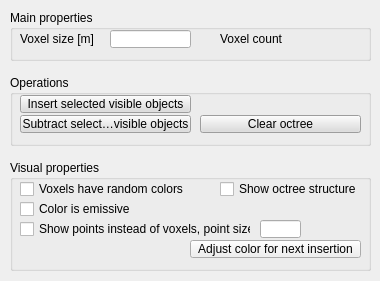
<?xml version="1.0" encoding="UTF-8"?>
<ui version="4.0">
 <class>CQDlgOctrees</class>
 <widget class="QDialog" name="CQDlgOctrees">
  <property name="geometry">
   <rect>
    <x>0</x>
    <y>0</y>
    <width>380</width>
    <height>281</height>
   </rect>
  </property>
  <property name="windowTitle">
   <string>Octree Properties</string>
  </property>
  <property name="locale">
   <locale language="English" country="UnitedStates"/>
  </property>
  <widget class="QGroupBox" name="groupBox">
   <property name="geometry">
    <rect>
     <x>10</x>
     <y>160</y>
     <width>361</width>
     <height>111</height>
    </rect>
   </property>
   <property name="title">
    <string>Visual properties</string>
   </property>
   <property name="flat">
    <bool>false</bool>
   </property>
   <property name="checkable">
    <bool>false</bool>
   </property>
   <widget class="QToolButton" name="qqColor">
    <property name="geometry">
     <rect>
      <x>180</x>
      <y>80</y>
      <width>171</width>
      <height>18</height>
     </rect>
    </property>
    <property name="focusPolicy">
     <enum>Qt::StrongFocus</enum>
    </property>
    <property name="text">
     <string>Adjust color for next insertion</string>
    </property>
   </widget>
   <widget class="QCheckBox" name="qqRandomColors">
    <property name="geometry">
     <rect>
      <x>10</x>
      <y>20</y>
      <width>171</width>
      <height>18</height>
     </rect>
    </property>
    <property name="focusPolicy">
     <enum>Qt::StrongFocus</enum>
    </property>
    <property name="text">
     <string>Voxels have random colors</string>
    </property>
   </widget>
   <widget class="QLineEdit" name="qqPointSize">
    <property name="geometry">
     <rect>
      <x>250</x>
      <y>60</y>
      <width>41</width>
      <height>18</height>
     </rect>
    </property>
    <property name="text">
     <string/>
    </property>
   </widget>
   <widget class="QCheckBox" name="qqShowOctree">
    <property name="geometry">
     <rect>
      <x>210</x>
      <y>20</y>
      <width>141</width>
      <height>18</height>
     </rect>
    </property>
    <property name="focusPolicy">
     <enum>Qt::StrongFocus</enum>
    </property>
    <property name="text">
     <string>Show octree structure</string>
    </property>
   </widget>
   <widget class="QCheckBox" name="qqUsePoints">
    <property name="geometry">
     <rect>
      <x>10</x>
      <y>60</y>
      <width>231</width>
      <height>18</height>
     </rect>
    </property>
    <property name="focusPolicy">
     <enum>Qt::StrongFocus</enum>
    </property>
    <property name="text">
     <string>Show points instead of voxels, point size</string>
    </property>
   </widget>
   <widget class="QCheckBox" name="qqEmissiveColor">
    <property name="geometry">
     <rect>
      <x>10</x>
      <y>40</y>
      <width>171</width>
      <height>18</height>
     </rect>
    </property>
    <property name="focusPolicy">
     <enum>Qt::StrongFocus</enum>
    </property>
    <property name="text">
     <string>Color is emissive</string>
    </property>
   </widget>
  </widget>
  <widget class="QGroupBox" name="groupBox_2">
   <property name="geometry">
    <rect>
     <x>10</x>
     <y>10</y>
     <width>361</width>
     <height>51</height>
    </rect>
   </property>
   <property name="title">
    <string>Main properties</string>
   </property>
   <property name="flat">
    <bool>false</bool>
   </property>
   <property name="checkable">
    <bool>false</bool>
   </property>
   <widget class="QLineEdit" name="qqSize">
    <property name="geometry">
     <rect>
      <x>100</x>
      <y>20</y>
      <width>81</width>
      <height>18</height>
     </rect>
    </property>
    <property name="text">
     <string/>
    </property>
   </widget>
   <widget class="QLabel" name="label">
    <property name="geometry">
     <rect>
      <x>10</x>
      <y>20</y>
      <width>91</width>
      <height>18</height>
     </rect>
    </property>
    <property name="text">
     <string>Voxel size [m]</string>
    </property>
   </widget>
   <widget class="QLabel" name="qqCellCount">
    <property name="geometry">
     <rect>
      <x>280</x>
      <y>20</y>
      <width>71</width>
      <height>18</height>
     </rect>
    </property>
    <property name="text">
     <string/>
    </property>
   </widget>
   <widget class="QLabel" name="label_2">
    <property name="geometry">
     <rect>
      <x>210</x>
      <y>20</y>
      <width>71</width>
      <height>18</height>
     </rect>
    </property>
    <property name="text">
     <string>Voxel count</string>
    </property>
   </widget>
  </widget>
  <widget class="QGroupBox" name="groupBox_3">
   <property name="geometry">
    <rect>
     <x>10</x>
     <y>75</y>
     <width>361</width>
     <height>71</height>
    </rect>
   </property>
   <property name="title">
    <string>Operations</string>
   </property>
   <property name="flat">
    <bool>false</bool>
   </property>
   <property name="checkable">
    <bool>false</bool>
   </property>
   <widget class="QToolButton" name="qqInsert">
    <property name="geometry">
     <rect>
      <x>10</x>
      <y>20</y>
      <width>171</width>
      <height>18</height>
     </rect>
    </property>
    <property name="palette">
     <palette>
      <active>
       <colorrole role="WindowText">
        <brush brushstyle="SolidPattern">
         <color alpha="255">
          <red>0</red>
          <green>0</green>
          <blue>0</blue>
         </color>
        </brush>
       </colorrole>
       <colorrole role="Button">
        <brush brushstyle="SolidPattern">
         <color alpha="255">
          <red>220</red>
          <green>220</green>
          <blue>220</blue>
         </color>
        </brush>
       </colorrole>
       <colorrole role="Light">
        <brush brushstyle="SolidPattern">
         <color alpha="255">
          <red>255</red>
          <green>255</green>
          <blue>255</blue>
         </color>
        </brush>
       </colorrole>
       <colorrole role="Midlight">
        <brush brushstyle="SolidPattern">
         <color alpha="255">
          <red>237</red>
          <green>237</green>
          <blue>237</blue>
         </color>
        </brush>
       </colorrole>
       <colorrole role="Dark">
        <brush brushstyle="SolidPattern">
         <color alpha="255">
          <red>110</red>
          <green>110</green>
          <blue>110</blue>
         </color>
        </brush>
       </colorrole>
       <colorrole role="Mid">
        <brush brushstyle="SolidPattern">
         <color alpha="255">
          <red>147</red>
          <green>147</green>
          <blue>147</blue>
         </color>
        </brush>
       </colorrole>
       <colorrole role="Text">
        <brush brushstyle="SolidPattern">
         <color alpha="255">
          <red>0</red>
          <green>0</green>
          <blue>0</blue>
         </color>
        </brush>
       </colorrole>
       <colorrole role="BrightText">
        <brush brushstyle="SolidPattern">
         <color alpha="255">
          <red>255</red>
          <green>255</green>
          <blue>255</blue>
         </color>
        </brush>
       </colorrole>
       <colorrole role="ButtonText">
        <brush brushstyle="SolidPattern">
         <color alpha="255">
          <red>0</red>
          <green>0</green>
          <blue>0</blue>
         </color>
        </brush>
       </colorrole>
       <colorrole role="Base">
        <brush brushstyle="SolidPattern">
         <color alpha="255">
          <red>255</red>
          <green>255</green>
          <blue>255</blue>
         </color>
        </brush>
       </colorrole>
       <colorrole role="Window">
        <brush brushstyle="SolidPattern">
         <color alpha="255">
          <red>220</red>
          <green>220</green>
          <blue>220</blue>
         </color>
        </brush>
       </colorrole>
       <colorrole role="Shadow">
        <brush brushstyle="SolidPattern">
         <color alpha="255">
          <red>0</red>
          <green>0</green>
          <blue>0</blue>
         </color>
        </brush>
       </colorrole>
       <colorrole role="AlternateBase">
        <brush brushstyle="SolidPattern">
         <color alpha="255">
          <red>237</red>
          <green>237</green>
          <blue>237</blue>
         </color>
        </brush>
       </colorrole>
       <colorrole role="ToolTipBase">
        <brush brushstyle="SolidPattern">
         <color alpha="255">
          <red>255</red>
          <green>255</green>
          <blue>220</blue>
         </color>
        </brush>
       </colorrole>
       <colorrole role="ToolTipText">
        <brush brushstyle="SolidPattern">
         <color alpha="255">
          <red>0</red>
          <green>0</green>
          <blue>0</blue>
         </color>
        </brush>
       </colorrole>
      </active>
      <inactive>
       <colorrole role="WindowText">
        <brush brushstyle="SolidPattern">
         <color alpha="255">
          <red>0</red>
          <green>0</green>
          <blue>0</blue>
         </color>
        </brush>
       </colorrole>
       <colorrole role="Button">
        <brush brushstyle="SolidPattern">
         <color alpha="255">
          <red>220</red>
          <green>220</green>
          <blue>220</blue>
         </color>
        </brush>
       </colorrole>
       <colorrole role="Light">
        <brush brushstyle="SolidPattern">
         <color alpha="255">
          <red>255</red>
          <green>255</green>
          <blue>255</blue>
         </color>
        </brush>
       </colorrole>
       <colorrole role="Midlight">
        <brush brushstyle="SolidPattern">
         <color alpha="255">
          <red>237</red>
          <green>237</green>
          <blue>237</blue>
         </color>
        </brush>
       </colorrole>
       <colorrole role="Dark">
        <brush brushstyle="SolidPattern">
         <color alpha="255">
          <red>110</red>
          <green>110</green>
          <blue>110</blue>
         </color>
        </brush>
       </colorrole>
       <colorrole role="Mid">
        <brush brushstyle="SolidPattern">
         <color alpha="255">
          <red>147</red>
          <green>147</green>
          <blue>147</blue>
         </color>
        </brush>
       </colorrole>
       <colorrole role="Text">
        <brush brushstyle="SolidPattern">
         <color alpha="255">
          <red>0</red>
          <green>0</green>
          <blue>0</blue>
         </color>
        </brush>
       </colorrole>
       <colorrole role="BrightText">
        <brush brushstyle="SolidPattern">
         <color alpha="255">
          <red>255</red>
          <green>255</green>
          <blue>255</blue>
         </color>
        </brush>
       </colorrole>
       <colorrole role="ButtonText">
        <brush brushstyle="SolidPattern">
         <color alpha="255">
          <red>0</red>
          <green>0</green>
          <blue>0</blue>
         </color>
        </brush>
       </colorrole>
       <colorrole role="Base">
        <brush brushstyle="SolidPattern">
         <color alpha="255">
          <red>255</red>
          <green>255</green>
          <blue>255</blue>
         </color>
        </brush>
       </colorrole>
       <colorrole role="Window">
        <brush brushstyle="SolidPattern">
         <color alpha="255">
          <red>220</red>
          <green>220</green>
          <blue>220</blue>
         </color>
        </brush>
       </colorrole>
       <colorrole role="Shadow">
        <brush brushstyle="SolidPattern">
         <color alpha="255">
          <red>0</red>
          <green>0</green>
          <blue>0</blue>
         </color>
        </brush>
       </colorrole>
       <colorrole role="AlternateBase">
        <brush brushstyle="SolidPattern">
         <color alpha="255">
          <red>237</red>
          <green>237</green>
          <blue>237</blue>
         </color>
        </brush>
       </colorrole>
       <colorrole role="ToolTipBase">
        <brush brushstyle="SolidPattern">
         <color alpha="255">
          <red>255</red>
          <green>255</green>
          <blue>220</blue>
         </color>
        </brush>
       </colorrole>
       <colorrole role="ToolTipText">
        <brush brushstyle="SolidPattern">
         <color alpha="255">
          <red>0</red>
          <green>0</green>
          <blue>0</blue>
         </color>
        </brush>
       </colorrole>
      </inactive>
      <disabled>
       <colorrole role="WindowText">
        <brush brushstyle="SolidPattern">
         <color alpha="255">
          <red>110</red>
          <green>110</green>
          <blue>110</blue>
         </color>
        </brush>
       </colorrole>
       <colorrole role="Button">
        <brush brushstyle="SolidPattern">
         <color alpha="255">
          <red>220</red>
          <green>220</green>
          <blue>220</blue>
         </color>
        </brush>
       </colorrole>
       <colorrole role="Light">
        <brush brushstyle="SolidPattern">
         <color alpha="255">
          <red>255</red>
          <green>255</green>
          <blue>255</blue>
         </color>
        </brush>
       </colorrole>
       <colorrole role="Midlight">
        <brush brushstyle="SolidPattern">
         <color alpha="255">
          <red>237</red>
          <green>237</green>
          <blue>237</blue>
         </color>
        </brush>
       </colorrole>
       <colorrole role="Dark">
        <brush brushstyle="SolidPattern">
         <color alpha="255">
          <red>110</red>
          <green>110</green>
          <blue>110</blue>
         </color>
        </brush>
       </colorrole>
       <colorrole role="Mid">
        <brush brushstyle="SolidPattern">
         <color alpha="255">
          <red>147</red>
          <green>147</green>
          <blue>147</blue>
         </color>
        </brush>
       </colorrole>
       <colorrole role="Text">
        <brush brushstyle="SolidPattern">
         <color alpha="255">
          <red>110</red>
          <green>110</green>
          <blue>110</blue>
         </color>
        </brush>
       </colorrole>
       <colorrole role="BrightText">
        <brush brushstyle="SolidPattern">
         <color alpha="255">
          <red>255</red>
          <green>255</green>
          <blue>255</blue>
         </color>
        </brush>
       </colorrole>
       <colorrole role="ButtonText">
        <brush brushstyle="SolidPattern">
         <color alpha="255">
          <red>110</red>
          <green>110</green>
          <blue>110</blue>
         </color>
        </brush>
       </colorrole>
       <colorrole role="Base">
        <brush brushstyle="SolidPattern">
         <color alpha="255">
          <red>220</red>
          <green>220</green>
          <blue>220</blue>
         </color>
        </brush>
       </colorrole>
       <colorrole role="Window">
        <brush brushstyle="SolidPattern">
         <color alpha="255">
          <red>220</red>
          <green>220</green>
          <blue>220</blue>
         </color>
        </brush>
       </colorrole>
       <colorrole role="Shadow">
        <brush brushstyle="SolidPattern">
         <color alpha="255">
          <red>0</red>
          <green>0</green>
          <blue>0</blue>
         </color>
        </brush>
       </colorrole>
       <colorrole role="AlternateBase">
        <brush brushstyle="SolidPattern">
         <color alpha="255">
          <red>220</red>
          <green>220</green>
          <blue>220</blue>
         </color>
        </brush>
       </colorrole>
       <colorrole role="ToolTipBase">
        <brush brushstyle="SolidPattern">
         <color alpha="255">
          <red>255</red>
          <green>255</green>
          <blue>220</blue>
         </color>
        </brush>
       </colorrole>
       <colorrole role="ToolTipText">
        <brush brushstyle="SolidPattern">
         <color alpha="255">
          <red>0</red>
          <green>0</green>
          <blue>0</blue>
         </color>
        </brush>
       </colorrole>
      </disabled>
     </palette>
    </property>
    <property name="focusPolicy">
     <enum>Qt::StrongFocus</enum>
    </property>
    <property name="text">
     <string>Insert selected visible objects</string>
    </property>
   </widget>
   <widget class="QToolButton" name="qqClear">
    <property name="geometry">
     <rect>
      <x>190</x>
      <y>40</y>
      <width>161</width>
      <height>18</height>
     </rect>
    </property>
    <property name="palette">
     <palette>
      <active>
       <colorrole role="WindowText">
        <brush brushstyle="SolidPattern">
         <color alpha="255">
          <red>0</red>
          <green>0</green>
          <blue>0</blue>
         </color>
        </brush>
       </colorrole>
       <colorrole role="Button">
        <brush brushstyle="SolidPattern">
         <color alpha="255">
          <red>220</red>
          <green>220</green>
          <blue>220</blue>
         </color>
        </brush>
       </colorrole>
       <colorrole role="Light">
        <brush brushstyle="SolidPattern">
         <color alpha="255">
          <red>255</red>
          <green>255</green>
          <blue>255</blue>
         </color>
        </brush>
       </colorrole>
       <colorrole role="Midlight">
        <brush brushstyle="SolidPattern">
         <color alpha="255">
          <red>237</red>
          <green>237</green>
          <blue>237</blue>
         </color>
        </brush>
       </colorrole>
       <colorrole role="Dark">
        <brush brushstyle="SolidPattern">
         <color alpha="255">
          <red>110</red>
          <green>110</green>
          <blue>110</blue>
         </color>
        </brush>
       </colorrole>
       <colorrole role="Mid">
        <brush brushstyle="SolidPattern">
         <color alpha="255">
          <red>147</red>
          <green>147</green>
          <blue>147</blue>
         </color>
        </brush>
       </colorrole>
       <colorrole role="Text">
        <brush brushstyle="SolidPattern">
         <color alpha="255">
          <red>0</red>
          <green>0</green>
          <blue>0</blue>
         </color>
        </brush>
       </colorrole>
       <colorrole role="BrightText">
        <brush brushstyle="SolidPattern">
         <color alpha="255">
          <red>255</red>
          <green>255</green>
          <blue>255</blue>
         </color>
        </brush>
       </colorrole>
       <colorrole role="ButtonText">
        <brush brushstyle="SolidPattern">
         <color alpha="255">
          <red>0</red>
          <green>0</green>
          <blue>0</blue>
         </color>
        </brush>
       </colorrole>
       <colorrole role="Base">
        <brush brushstyle="SolidPattern">
         <color alpha="255">
          <red>255</red>
          <green>255</green>
          <blue>255</blue>
         </color>
        </brush>
       </colorrole>
       <colorrole role="Window">
        <brush brushstyle="SolidPattern">
         <color alpha="255">
          <red>220</red>
          <green>220</green>
          <blue>220</blue>
         </color>
        </brush>
       </colorrole>
       <colorrole role="Shadow">
        <brush brushstyle="SolidPattern">
         <color alpha="255">
          <red>0</red>
          <green>0</green>
          <blue>0</blue>
         </color>
        </brush>
       </colorrole>
       <colorrole role="AlternateBase">
        <brush brushstyle="SolidPattern">
         <color alpha="255">
          <red>237</red>
          <green>237</green>
          <blue>237</blue>
         </color>
        </brush>
       </colorrole>
       <colorrole role="ToolTipBase">
        <brush brushstyle="SolidPattern">
         <color alpha="255">
          <red>255</red>
          <green>255</green>
          <blue>220</blue>
         </color>
        </brush>
       </colorrole>
       <colorrole role="ToolTipText">
        <brush brushstyle="SolidPattern">
         <color alpha="255">
          <red>0</red>
          <green>0</green>
          <blue>0</blue>
         </color>
        </brush>
       </colorrole>
      </active>
      <inactive>
       <colorrole role="WindowText">
        <brush brushstyle="SolidPattern">
         <color alpha="255">
          <red>0</red>
          <green>0</green>
          <blue>0</blue>
         </color>
        </brush>
       </colorrole>
       <colorrole role="Button">
        <brush brushstyle="SolidPattern">
         <color alpha="255">
          <red>220</red>
          <green>220</green>
          <blue>220</blue>
         </color>
        </brush>
       </colorrole>
       <colorrole role="Light">
        <brush brushstyle="SolidPattern">
         <color alpha="255">
          <red>255</red>
          <green>255</green>
          <blue>255</blue>
         </color>
        </brush>
       </colorrole>
       <colorrole role="Midlight">
        <brush brushstyle="SolidPattern">
         <color alpha="255">
          <red>237</red>
          <green>237</green>
          <blue>237</blue>
         </color>
        </brush>
       </colorrole>
       <colorrole role="Dark">
        <brush brushstyle="SolidPattern">
         <color alpha="255">
          <red>110</red>
          <green>110</green>
          <blue>110</blue>
         </color>
        </brush>
       </colorrole>
       <colorrole role="Mid">
        <brush brushstyle="SolidPattern">
         <color alpha="255">
          <red>147</red>
          <green>147</green>
          <blue>147</blue>
         </color>
        </brush>
       </colorrole>
       <colorrole role="Text">
        <brush brushstyle="SolidPattern">
         <color alpha="255">
          <red>0</red>
          <green>0</green>
          <blue>0</blue>
         </color>
        </brush>
       </colorrole>
       <colorrole role="BrightText">
        <brush brushstyle="SolidPattern">
         <color alpha="255">
          <red>255</red>
          <green>255</green>
          <blue>255</blue>
         </color>
        </brush>
       </colorrole>
       <colorrole role="ButtonText">
        <brush brushstyle="SolidPattern">
         <color alpha="255">
          <red>0</red>
          <green>0</green>
          <blue>0</blue>
         </color>
        </brush>
       </colorrole>
       <colorrole role="Base">
        <brush brushstyle="SolidPattern">
         <color alpha="255">
          <red>255</red>
          <green>255</green>
          <blue>255</blue>
         </color>
        </brush>
       </colorrole>
       <colorrole role="Window">
        <brush brushstyle="SolidPattern">
         <color alpha="255">
          <red>220</red>
          <green>220</green>
          <blue>220</blue>
         </color>
        </brush>
       </colorrole>
       <colorrole role="Shadow">
        <brush brushstyle="SolidPattern">
         <color alpha="255">
          <red>0</red>
          <green>0</green>
          <blue>0</blue>
         </color>
        </brush>
       </colorrole>
       <colorrole role="AlternateBase">
        <brush brushstyle="SolidPattern">
         <color alpha="255">
          <red>237</red>
          <green>237</green>
          <blue>237</blue>
         </color>
        </brush>
       </colorrole>
       <colorrole role="ToolTipBase">
        <brush brushstyle="SolidPattern">
         <color alpha="255">
          <red>255</red>
          <green>255</green>
          <blue>220</blue>
         </color>
        </brush>
       </colorrole>
       <colorrole role="ToolTipText">
        <brush brushstyle="SolidPattern">
         <color alpha="255">
          <red>0</red>
          <green>0</green>
          <blue>0</blue>
         </color>
        </brush>
       </colorrole>
      </inactive>
      <disabled>
       <colorrole role="WindowText">
        <brush brushstyle="SolidPattern">
         <color alpha="255">
          <red>110</red>
          <green>110</green>
          <blue>110</blue>
         </color>
        </brush>
       </colorrole>
       <colorrole role="Button">
        <brush brushstyle="SolidPattern">
         <color alpha="255">
          <red>220</red>
          <green>220</green>
          <blue>220</blue>
         </color>
        </brush>
       </colorrole>
       <colorrole role="Light">
        <brush brushstyle="SolidPattern">
         <color alpha="255">
          <red>255</red>
          <green>255</green>
          <blue>255</blue>
         </color>
        </brush>
       </colorrole>
       <colorrole role="Midlight">
        <brush brushstyle="SolidPattern">
         <color alpha="255">
          <red>237</red>
          <green>237</green>
          <blue>237</blue>
         </color>
        </brush>
       </colorrole>
       <colorrole role="Dark">
        <brush brushstyle="SolidPattern">
         <color alpha="255">
          <red>110</red>
          <green>110</green>
          <blue>110</blue>
         </color>
        </brush>
       </colorrole>
       <colorrole role="Mid">
        <brush brushstyle="SolidPattern">
         <color alpha="255">
          <red>147</red>
          <green>147</green>
          <blue>147</blue>
         </color>
        </brush>
       </colorrole>
       <colorrole role="Text">
        <brush brushstyle="SolidPattern">
         <color alpha="255">
          <red>110</red>
          <green>110</green>
          <blue>110</blue>
         </color>
        </brush>
       </colorrole>
       <colorrole role="BrightText">
        <brush brushstyle="SolidPattern">
         <color alpha="255">
          <red>255</red>
          <green>255</green>
          <blue>255</blue>
         </color>
        </brush>
       </colorrole>
       <colorrole role="ButtonText">
        <brush brushstyle="SolidPattern">
         <color alpha="255">
          <red>110</red>
          <green>110</green>
          <blue>110</blue>
         </color>
        </brush>
       </colorrole>
       <colorrole role="Base">
        <brush brushstyle="SolidPattern">
         <color alpha="255">
          <red>220</red>
          <green>220</green>
          <blue>220</blue>
         </color>
        </brush>
       </colorrole>
       <colorrole role="Window">
        <brush brushstyle="SolidPattern">
         <color alpha="255">
          <red>220</red>
          <green>220</green>
          <blue>220</blue>
         </color>
        </brush>
       </colorrole>
       <colorrole role="Shadow">
        <brush brushstyle="SolidPattern">
         <color alpha="255">
          <red>0</red>
          <green>0</green>
          <blue>0</blue>
         </color>
        </brush>
       </colorrole>
       <colorrole role="AlternateBase">
        <brush brushstyle="SolidPattern">
         <color alpha="255">
          <red>220</red>
          <green>220</green>
          <blue>220</blue>
         </color>
        </brush>
       </colorrole>
       <colorrole role="ToolTipBase">
        <brush brushstyle="SolidPattern">
         <color alpha="255">
          <red>255</red>
          <green>255</green>
          <blue>220</blue>
         </color>
        </brush>
       </colorrole>
       <colorrole role="ToolTipText">
        <brush brushstyle="SolidPattern">
         <color alpha="255">
          <red>0</red>
          <green>0</green>
          <blue>0</blue>
         </color>
        </brush>
       </colorrole>
      </disabled>
     </palette>
    </property>
    <property name="focusPolicy">
     <enum>Qt::StrongFocus</enum>
    </property>
    <property name="text">
     <string>Clear octree</string>
    </property>
   </widget>
   <widget class="QToolButton" name="qqSubtract">
    <property name="geometry">
     <rect>
      <x>10</x>
      <y>40</y>
      <width>171</width>
      <height>18</height>
     </rect>
    </property>
    <property name="palette">
     <palette>
      <active>
       <colorrole role="WindowText">
        <brush brushstyle="SolidPattern">
         <color alpha="255">
          <red>0</red>
          <green>0</green>
          <blue>0</blue>
         </color>
        </brush>
       </colorrole>
       <colorrole role="Button">
        <brush brushstyle="SolidPattern">
         <color alpha="255">
          <red>220</red>
          <green>220</green>
          <blue>220</blue>
         </color>
        </brush>
       </colorrole>
       <colorrole role="Light">
        <brush brushstyle="SolidPattern">
         <color alpha="255">
          <red>255</red>
          <green>255</green>
          <blue>255</blue>
         </color>
        </brush>
       </colorrole>
       <colorrole role="Midlight">
        <brush brushstyle="SolidPattern">
         <color alpha="255">
          <red>237</red>
          <green>237</green>
          <blue>237</blue>
         </color>
        </brush>
       </colorrole>
       <colorrole role="Dark">
        <brush brushstyle="SolidPattern">
         <color alpha="255">
          <red>110</red>
          <green>110</green>
          <blue>110</blue>
         </color>
        </brush>
       </colorrole>
       <colorrole role="Mid">
        <brush brushstyle="SolidPattern">
         <color alpha="255">
          <red>147</red>
          <green>147</green>
          <blue>147</blue>
         </color>
        </brush>
       </colorrole>
       <colorrole role="Text">
        <brush brushstyle="SolidPattern">
         <color alpha="255">
          <red>0</red>
          <green>0</green>
          <blue>0</blue>
         </color>
        </brush>
       </colorrole>
       <colorrole role="BrightText">
        <brush brushstyle="SolidPattern">
         <color alpha="255">
          <red>255</red>
          <green>255</green>
          <blue>255</blue>
         </color>
        </brush>
       </colorrole>
       <colorrole role="ButtonText">
        <brush brushstyle="SolidPattern">
         <color alpha="255">
          <red>0</red>
          <green>0</green>
          <blue>0</blue>
         </color>
        </brush>
       </colorrole>
       <colorrole role="Base">
        <brush brushstyle="SolidPattern">
         <color alpha="255">
          <red>255</red>
          <green>255</green>
          <blue>255</blue>
         </color>
        </brush>
       </colorrole>
       <colorrole role="Window">
        <brush brushstyle="SolidPattern">
         <color alpha="255">
          <red>220</red>
          <green>220</green>
          <blue>220</blue>
         </color>
        </brush>
       </colorrole>
       <colorrole role="Shadow">
        <brush brushstyle="SolidPattern">
         <color alpha="255">
          <red>0</red>
          <green>0</green>
          <blue>0</blue>
         </color>
        </brush>
       </colorrole>
       <colorrole role="AlternateBase">
        <brush brushstyle="SolidPattern">
         <color alpha="255">
          <red>237</red>
          <green>237</green>
          <blue>237</blue>
         </color>
        </brush>
       </colorrole>
       <colorrole role="ToolTipBase">
        <brush brushstyle="SolidPattern">
         <color alpha="255">
          <red>255</red>
          <green>255</green>
          <blue>220</blue>
         </color>
        </brush>
       </colorrole>
       <colorrole role="ToolTipText">
        <brush brushstyle="SolidPattern">
         <color alpha="255">
          <red>0</red>
          <green>0</green>
          <blue>0</blue>
         </color>
        </brush>
       </colorrole>
      </active>
      <inactive>
       <colorrole role="WindowText">
        <brush brushstyle="SolidPattern">
         <color alpha="255">
          <red>0</red>
          <green>0</green>
          <blue>0</blue>
         </color>
        </brush>
       </colorrole>
       <colorrole role="Button">
        <brush brushstyle="SolidPattern">
         <color alpha="255">
          <red>220</red>
          <green>220</green>
          <blue>220</blue>
         </color>
        </brush>
       </colorrole>
       <colorrole role="Light">
        <brush brushstyle="SolidPattern">
         <color alpha="255">
          <red>255</red>
          <green>255</green>
          <blue>255</blue>
         </color>
        </brush>
       </colorrole>
       <colorrole role="Midlight">
        <brush brushstyle="SolidPattern">
         <color alpha="255">
          <red>237</red>
          <green>237</green>
          <blue>237</blue>
         </color>
        </brush>
       </colorrole>
       <colorrole role="Dark">
        <brush brushstyle="SolidPattern">
         <color alpha="255">
          <red>110</red>
          <green>110</green>
          <blue>110</blue>
         </color>
        </brush>
       </colorrole>
       <colorrole role="Mid">
        <brush brushstyle="SolidPattern">
         <color alpha="255">
          <red>147</red>
          <green>147</green>
          <blue>147</blue>
         </color>
        </brush>
       </colorrole>
       <colorrole role="Text">
        <brush brushstyle="SolidPattern">
         <color alpha="255">
          <red>0</red>
          <green>0</green>
          <blue>0</blue>
         </color>
        </brush>
       </colorrole>
       <colorrole role="BrightText">
        <brush brushstyle="SolidPattern">
         <color alpha="255">
          <red>255</red>
          <green>255</green>
          <blue>255</blue>
         </color>
        </brush>
       </colorrole>
       <colorrole role="ButtonText">
        <brush brushstyle="SolidPattern">
         <color alpha="255">
          <red>0</red>
          <green>0</green>
          <blue>0</blue>
         </color>
        </brush>
       </colorrole>
       <colorrole role="Base">
        <brush brushstyle="SolidPattern">
         <color alpha="255">
          <red>255</red>
          <green>255</green>
          <blue>255</blue>
         </color>
        </brush>
       </colorrole>
       <colorrole role="Window">
        <brush brushstyle="SolidPattern">
         <color alpha="255">
          <red>220</red>
          <green>220</green>
          <blue>220</blue>
         </color>
        </brush>
       </colorrole>
       <colorrole role="Shadow">
        <brush brushstyle="SolidPattern">
         <color alpha="255">
          <red>0</red>
          <green>0</green>
          <blue>0</blue>
         </color>
        </brush>
       </colorrole>
       <colorrole role="AlternateBase">
        <brush brushstyle="SolidPattern">
         <color alpha="255">
          <red>237</red>
          <green>237</green>
          <blue>237</blue>
         </color>
        </brush>
       </colorrole>
       <colorrole role="ToolTipBase">
        <brush brushstyle="SolidPattern">
         <color alpha="255">
          <red>255</red>
          <green>255</green>
          <blue>220</blue>
         </color>
        </brush>
       </colorrole>
       <colorrole role="ToolTipText">
        <brush brushstyle="SolidPattern">
         <color alpha="255">
          <red>0</red>
          <green>0</green>
          <blue>0</blue>
         </color>
        </brush>
       </colorrole>
      </inactive>
      <disabled>
       <colorrole role="WindowText">
        <brush brushstyle="SolidPattern">
         <color alpha="255">
          <red>110</red>
          <green>110</green>
          <blue>110</blue>
         </color>
        </brush>
       </colorrole>
       <colorrole role="Button">
        <brush brushstyle="SolidPattern">
         <color alpha="255">
          <red>220</red>
          <green>220</green>
          <blue>220</blue>
         </color>
        </brush>
       </colorrole>
       <colorrole role="Light">
        <brush brushstyle="SolidPattern">
         <color alpha="255">
          <red>255</red>
          <green>255</green>
          <blue>255</blue>
         </color>
        </brush>
       </colorrole>
       <colorrole role="Midlight">
        <brush brushstyle="SolidPattern">
         <color alpha="255">
          <red>237</red>
          <green>237</green>
          <blue>237</blue>
         </color>
        </brush>
       </colorrole>
       <colorrole role="Dark">
        <brush brushstyle="SolidPattern">
         <color alpha="255">
          <red>110</red>
          <green>110</green>
          <blue>110</blue>
         </color>
        </brush>
       </colorrole>
       <colorrole role="Mid">
        <brush brushstyle="SolidPattern">
         <color alpha="255">
          <red>147</red>
          <green>147</green>
          <blue>147</blue>
         </color>
        </brush>
       </colorrole>
       <colorrole role="Text">
        <brush brushstyle="SolidPattern">
         <color alpha="255">
          <red>110</red>
          <green>110</green>
          <blue>110</blue>
         </color>
        </brush>
       </colorrole>
       <colorrole role="BrightText">
        <brush brushstyle="SolidPattern">
         <color alpha="255">
          <red>255</red>
          <green>255</green>
          <blue>255</blue>
         </color>
        </brush>
       </colorrole>
       <colorrole role="ButtonText">
        <brush brushstyle="SolidPattern">
         <color alpha="255">
          <red>110</red>
          <green>110</green>
          <blue>110</blue>
         </color>
        </brush>
       </colorrole>
       <colorrole role="Base">
        <brush brushstyle="SolidPattern">
         <color alpha="255">
          <red>220</red>
          <green>220</green>
          <blue>220</blue>
         </color>
        </brush>
       </colorrole>
       <colorrole role="Window">
        <brush brushstyle="SolidPattern">
         <color alpha="255">
          <red>220</red>
          <green>220</green>
          <blue>220</blue>
         </color>
        </brush>
       </colorrole>
       <colorrole role="Shadow">
        <brush brushstyle="SolidPattern">
         <color alpha="255">
          <red>0</red>
          <green>0</green>
          <blue>0</blue>
         </color>
        </brush>
       </colorrole>
       <colorrole role="AlternateBase">
        <brush brushstyle="SolidPattern">
         <color alpha="255">
          <red>220</red>
          <green>220</green>
          <blue>220</blue>
         </color>
        </brush>
       </colorrole>
       <colorrole role="ToolTipBase">
        <brush brushstyle="SolidPattern">
         <color alpha="255">
          <red>255</red>
          <green>255</green>
          <blue>220</blue>
         </color>
        </brush>
       </colorrole>
       <colorrole role="ToolTipText">
        <brush brushstyle="SolidPattern">
         <color alpha="255">
          <red>0</red>
          <green>0</green>
          <blue>0</blue>
         </color>
        </brush>
       </colorrole>
      </disabled>
     </palette>
    </property>
    <property name="focusPolicy">
     <enum>Qt::StrongFocus</enum>
    </property>
    <property name="text">
     <string>Subtract selected visible objects</string>
    </property>
   </widget>
  </widget>
 </widget>
 <tabstops>
  <tabstop>qqSize</tabstop>
  <tabstop>qqInsert</tabstop>
  <tabstop>qqSubtract</tabstop>
  <tabstop>qqClear</tabstop>
  <tabstop>qqRandomColors</tabstop>
  <tabstop>qqShowOctree</tabstop>
  <tabstop>qqEmissiveColor</tabstop>
  <tabstop>qqUsePoints</tabstop>
  <tabstop>qqPointSize</tabstop>
  <tabstop>qqColor</tabstop>
 </tabstops>
 <resources/>
 <connections/>
</ui>
